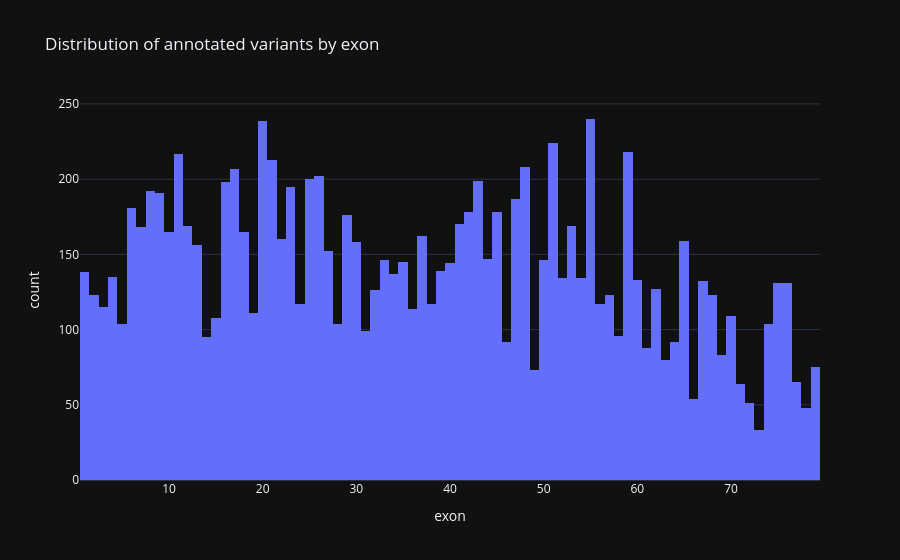

The notebook cell saved with this chart:
### Code cell
tmp_exon = df.dropna(subset=["exon"]).copy()
tmp_exon["exon"] = pd.to_numeric(tmp_exon["exon"], errors="coerce")

fig = px.histogram(
    tmp_exon.dropna(subset=["exon"]),
    x="exon",
    nbins=79,
    title="Distribution of annotated variants by exon"
)
fig.show()

### Figure 1 — Plotly figure (JSON) as saved in the notebook; plotly's stock layout.template omitted (floating-point values rounded to 4 significant figures; data arrays with more than 128 entries replaced by an {"elided": "..."} marker saying what was removed)
{"data": [{"bingroup": "x", "hovertemplate": "exon=%{x}<br>count=%{y}<extra></extra>", "legendgroup": "", "marker": {"color": "#636efa", "pattern": {"shape": ""}}, "name": "", "nbinsx": 79, "orientation": "v", "showlegend": false, "x": {"elided": "11098 float values"}, "xaxis": "x", "yaxis": "y", "type": "histogram"}], "layout": {"xaxis": {"anchor": "y", "domain": [0.0, 1.0], "title": {"text": "exon"}}, "yaxis": {"anchor": "x", "domain": [0.0, 1.0], "title": {"text": "count"}}, "legend": {"tracegroupgap": 0}, "title": {"text": "Distribution of annotated variants by exon"}, "barmode": "relative"}}
